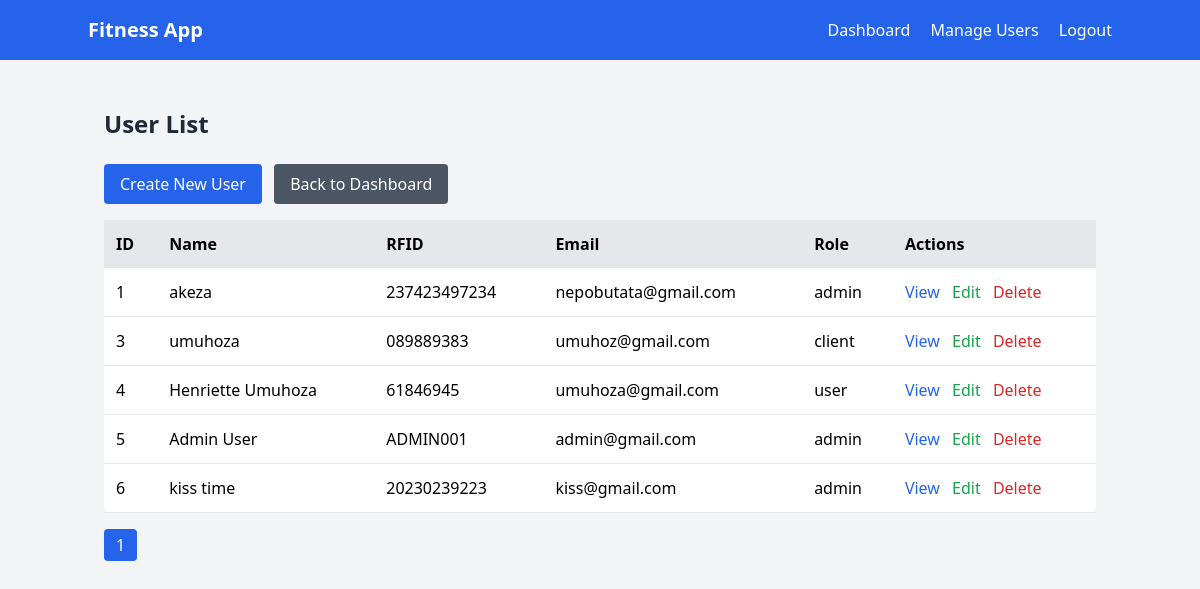
Screenshot of /users (signed in) with the database file from the repository.
### app.py (models this page shows, shortened)
class User(db.Model):
    id = db.Column(db.Integer, primary_key=True)
    name = db.Column(db.String(100), nullable=False)
    rfid = db.Column(db.String(50), unique=True, nullable=False)
    gender = db.Column(db.String(20), nullable=False)
    age = db.Column(db.Integer, nullable=False)
    dob = db.Column(db.Date, nullable=False)
    telephone = db.Column(db.String(20), nullable=False)
    email = db.Column(db.String(120), unique=True, nullable=False)
    role = db.Column(db.String(50), nullable=False)
    password_hash = db.Column(db.String(128), nullable=False)

### app.py (the view)
@app.route('/users')
@admin_required
def list_users():
    page = request.args.get('page', 1, type=int)
    per_page = 10
    users = User.query.paginate(page=page, per_page=per_page, error_out=False)
    return render_template('index.html', users=users.items, pagination=users)

### app.py (called while the page is built)
def admin_required(f):
    @wraps(f)
    def decorated_function(*args, **kwargs):
        if not current_user.is_authenticated or current_user.role != 'admin':
            flash("You do not have permission to access this page.", "danger")
            return redirect(url_for('dashboard'))
        return f(*args, **kwargs)
    return decorated_function

@login_manager.user_loader
def load_user(user_id):
    return User.query.get(int(user_id))

### templates/index.html (shortened to what this page needs)
<!DOCTYPE html>
<html lang="en">
<head>
    <script src="https://cdn.tailwindcss.com"></script>
</head>
<body class="bg-gray-100 font-sans">
    <nav class="bg-blue-600 text-white p-4">
        <div class="container mx-auto flex justify-between items-center">
            <a href="{{ url_for('index') }}" class="text-xl font-bold">Fitness App</a>
            <div class="space-x-4">
                <a href="{{ url_for('dashboard') }}" class="hover:underline">Dashboard</a>
                {% if current_user.role == 'admin' %}
                    <a href="{{ url_for('list_users') }}" class="hover:underline">Manage Users</a>
                {% endif %}
                <a href="{{ url_for('logout') }}" class="hover:underline">Logout</a>
            </div>
        </div>
    </nav>
    <div class="container mx-auto mt-8 p-4">
        <h1 class="text-2xl font-bold text-gray-800 mb-6">User List</h1>
        <div class="mb-4">
            <a href="{{ url_for('create_user') }}" class="inline-block bg-blue-600 text-white px-4 py-2 rounded hover:bg-blue-700">Create New User</a>
            <a href="{{ url_for('dashboard') }}" class="inline-block bg-gray-600 text-white px-4 py-2 rounded hover:bg-gray-700 ml-2">Back to Dashboard</a>
        </div>
        <div class="overflow-x-auto">
            <table class="w-full bg-white shadow-md rounded">
                <thead class="bg-gray-200">
                    <tr>
                        <th class="p-3 text-left">ID</th>
                        <th class="p-3 text-left">Name</th>
                        <th class="p-3 text-left">RFID</th>
                        <th class="p-3 text-left">Email</th>
                        <th class="p-3 text-left">Role</th>
                        <th class="p-3 text-left">Actions</th>
                    </tr>
                </thead>
                <tbody>
                    {% for user in users %}
                    <tr class="border-b">
                        <td class="p-3">{{ user.id }}</td>
                        <td class="p-3">{{ user.name }}</td>
                        <td class="p-3">{{ user.rfid }}</td>
                        <td class="p-3">{{ user.email }}</td>
                        <td class="p-3">{{ user.role }}</td>
                        <td class="p-3 space-x-2">
                            <a href="{{ url_for('user_details', user_id=user.id) }}" class="text-blue-600 hover:underline">View</a>
                            <a href="{{ url_for('edit_user', user_id=user.id) }}" class="text-green-600 hover:underline">Edit</a>
                            <form action="{{ url_for('delete_user', user_id=user.id) }}" method="POST" class="inline" onsubmit="return confirm('Are you sure you want to delete this user?');">
                                <button type="submit" class="text-red-600 hover:underline">Delete</button>
                            </form>
                        </td>
                    </tr>
                    {% endfor %}
                </tbody>
            </table>
        </div>
        {% if pagination %}
        <div class="mt-4 flex space-x-2">
            {% for page_num in pagination.iter_pages() %}
                {% if page_num %}
                    <a href="{{ url_for('list_users', page=page_num) }}" class="px-3 py-1 {{ 'bg-blue-600 text-white' if page_num == pagination.page else 'bg-gray-200 text-gray-700' }} rounded hover:bg-blue-700">{{ page_num }}</a>
                {% else %}
                    <span class="px-3 py-1">...</span>
                {% endif %}
            {% endfor %}
        </div>
        {% endif %}
    </div>
</body>
</html>

### rows the page displays
User: id "1", name "akeza", rfid "237423497234", email "nepobutata@gmail.com", role "admin"
User: id "3", name "umuhoza", rfid "089889383", email "umuhoz@gmail.com", role "client"
User: id "4", name "Henriette Umuhoza", rfid "61846945", email "umuhoza@gmail.com", role "user"
User: id "5", name "Admin User", rfid "ADMIN001", email "admin@gmail.com", role "admin"
User: id "6", name "kiss time", rfid "20230239223", email "kiss@gmail.com", role "admin"

### other values shown
{{ page_num }} "1"
